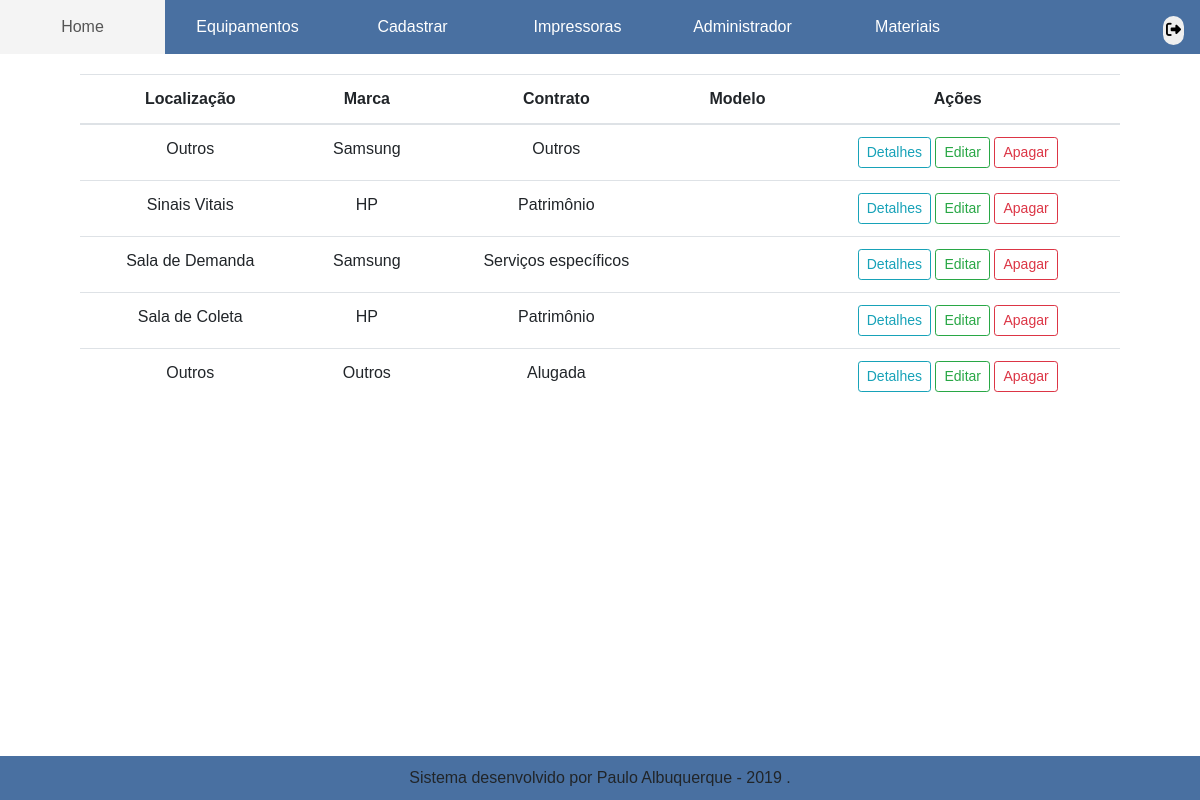
Page /administrador/todas_impressoras.php on the earlier database version.
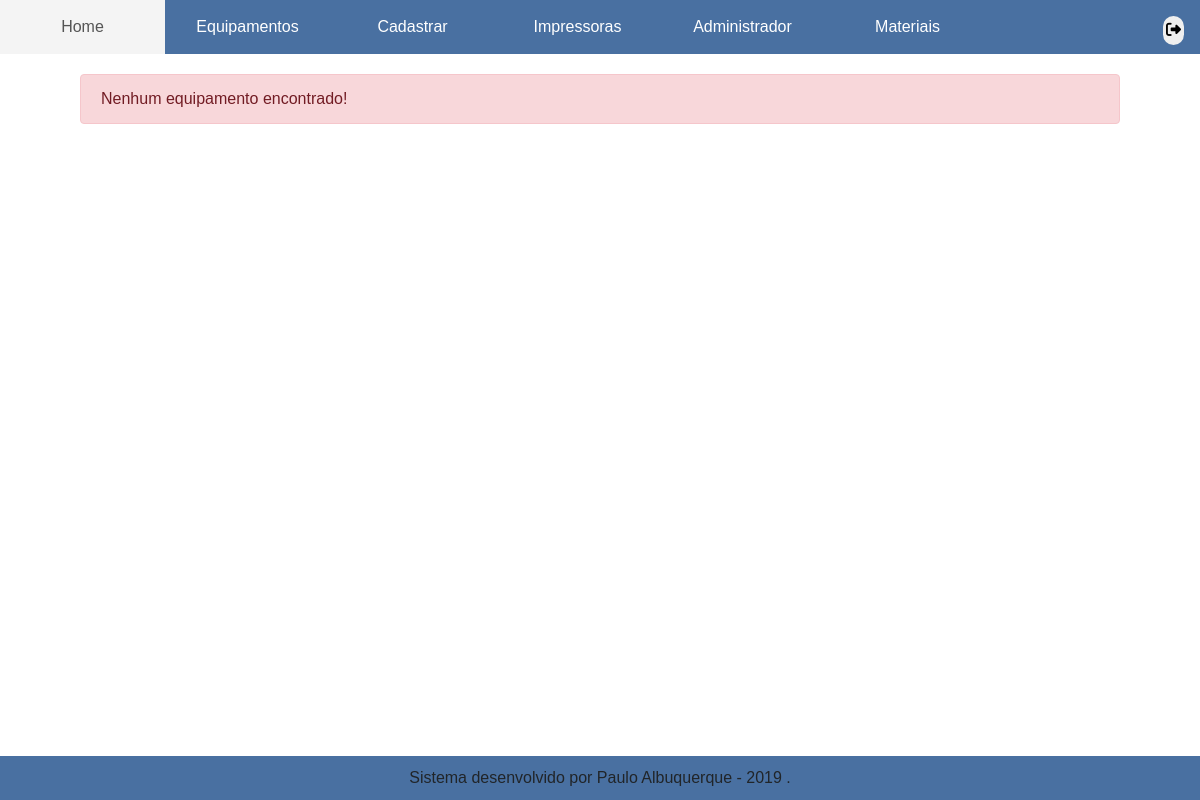
Same page on the later database version.
### tables this page shows
CREATE TABLE `tb_impressoras` (
  `id_impressora` int(50) NOT NULL,
  `localizacao` varchar(50) NOT NULL,
  `fabricante` varchar(50) NOT NULL,
  `contrato` varchar(50) NOT NULL,
  `serial_equipamento` varchar(50) NOT NULL,
  `numero_serie_impressora` int(50) NOT NULL,
  `modelo` varchar(9) NOT NULL,
  `descricoes` varchar(230) NOT NULL
);

### administrador/todas_impressoras.php (the view, shortened to what this page needs)
<!doctype html>
<html lang="pt-br">
<head>
    <link href='../css/bootstrap.css' rel="stylesheet">
    <link href='../css/estilo.css' rel="stylesheet">
</head>
<body>
    <nav class="menu">
        <ul>
            <li><a href='../administrador/home.php'>Home</a></li>
            <li><a href='../administrador/equipamentos.php'>Equipamentos</a>
            </li>
            <li><a href='../administrador/cadastrar.php'>Cadastrar</a></li>
            <li><a href='../administrador/impressoras.php'>Impressoras</a>
            <li><a href='../administrador/admin.php'>Administrador</a>
            </li>
            <li><a href='../administrador/estoque_home.php'>Materiais</a></li>
        </ul>
        <div class="posicao-btn-sair">
            <button class="btn_sair btn-green"><i class="fas fa-sign-out-alt"></i> </button>
        </div>
    </nav>
    <br>
    <div class="container-fluid">
        <div class="row">
            <div class="col-md-12">
                <div class="container">
                    <?php
                    include_once('conexao.php');
                    $result_usuario = "SELECT * FROM tb_impressoras ";
                    $resultado_usuario = mysqli_query($conn, $result_usuario);
                    if (($resultado_usuario) and ($resultado_usuario->num_rows != 0)) {
                    ?>
                        <table class="table table-hover text-center">
                            <thead>
                                <tr>
                                    <th>Localização</th>
                                    <th>Marca</th>
                                    <th>Contrato</th>
                                    <th>Modelo</th>
                                    <th>Ações</th>
                                </tr>
                            </thead>
                            <tbody>
                                <?php
                                while ($row_impressoras = mysqli_fetch_assoc($resultado_usuario)) {
                                ?>
                                    <tr>
                                        <td><?php echo $row_impressoras['localizacao']; ?></td>
                                        <td><?php echo $row_impressoras['fabricante']; ?></td>
                                        <td><?php echo $row_impressoras['contrato']; ?></td>
                                        <td><?php echo $row_impressoras['modelo']; ?></td>
                                        <td>
                                            <span class="d-none d-md-block">
                                                <a class="btn btn-outline-info btn-sm" href="#" role="button" data-toggle="modal" data-target=".bd-example-modal-lg">Detalhes</a>
                                                <a class="btn btn-outline-success btn-sm" href="#">Editar</a>
                                                <a class="btn btn-outline-danger btn-sm" href="#" role="button" data-toggle="modal" data-target="#exampleModal">Apagar</a>
                                            </span>
                                        </td>
                                    </tr>
                                <?php
                                } ?>
                            </tbody>
                        </table>
                    <?php
                    } else {
                        echo "<div class='alert alert-danger' role='alert'>Nenhum equipamento encontrado!</div>";
                    }
                    ?>
                </div>
            </div>
        </div>
    </div>
    <div class="dmr">
        Sistema desenvolvido por Paulo Albuquerque - 2019 .
    </div>
</body>
</html>

Differences in the rows shown:
removed tb_impressoras: localizacao "Outros", fabricante "Samsung", contrato "Outros"
removed tb_impressoras: localizacao "Sinais Vitais", fabricante "HP", contrato "Patrimônio"
removed tb_impressoras: localizacao "Sala de Demanda", fabricante "Samsung", contrato "Serviços específicos"
removed tb_impressoras: localizacao "Sala de Coleta", fabricante "HP", contrato "Patrimônio"
removed tb_impressoras: localizacao "Outros", fabricante "Outros", contrato "Alugada"
Other differences:
text no longer shown: "Localização Marca Contrato Modelo Ações"
text now shown: "Nenhum equipamento encontrado!"
